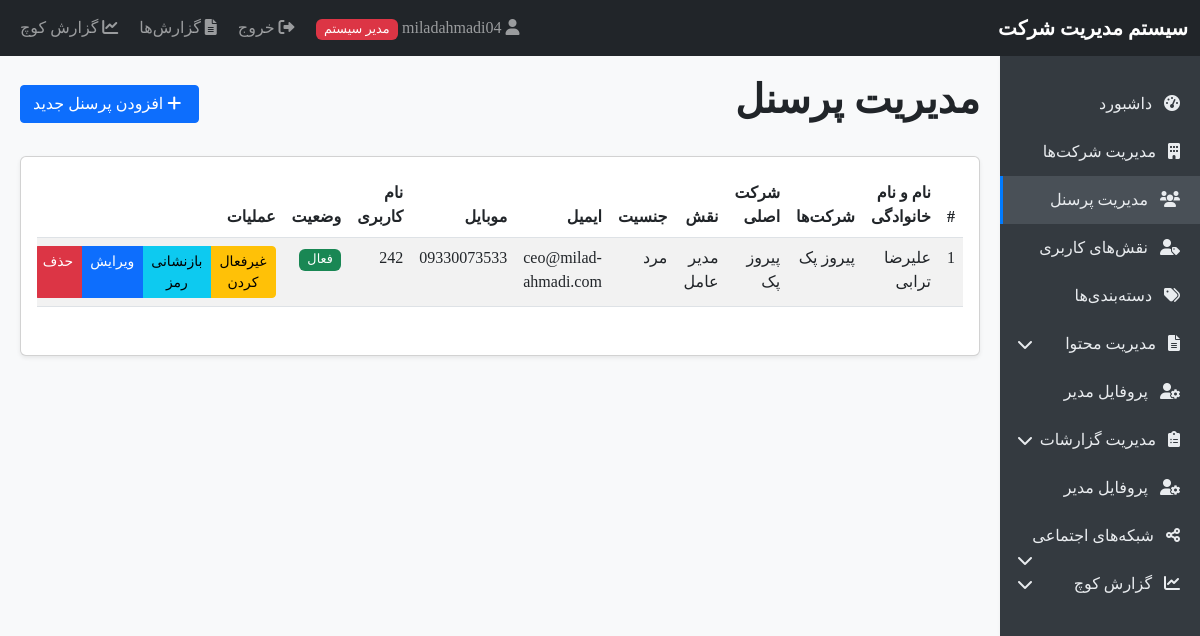
Page /personnel.php (signed in) on the committed database.
### tables this page shows
CREATE TABLE `personnel` (
  `id` int(11) NOT NULL,
  `user_id` int(11) NOT NULL,
  `company_id` int(11) NOT NULL,
  `role_id` int(11) NOT NULL,
  `first_name` varchar(50) NOT NULL,
  `last_name` varchar(50) NOT NULL,
  `gender` enum('male','female') NOT NULL DEFAULT 'male',
  `email` varchar(100) NOT NULL,
  `mobile` varchar(20) NOT NULL,
  `username` varchar(50) NOT NULL,
  `password` varchar(255) NOT NULL,
  `position` varchar(100) DEFAULT NULL,
  `is_active` tinyint(1) DEFAULT 1,
  `created_at` timestamp NOT NULL DEFAULT current_timestamp()
);

CREATE TABLE `roles` (
  `id` int(11) NOT NULL,
  `name` varchar(100) NOT NULL,
  `description` text DEFAULT NULL,
  `is_ceo` tinyint(1) DEFAULT 0,
  `created_at` timestamp NOT NULL DEFAULT current_timestamp()
);

### personnel.php (the view, shortened to what this page needs)
<?php
require_once 'database.php';
$query = "SELECT p.*, r.name as role_name, u.user_type, GROUP_CONCAT(c.name SEPARATOR ', ') as company_names,
         (SELECT c2.name FROM personnel_companies pc2
          JOIN companies c2 ON pc2.company_id = c2.id
          WHERE pc2.personnel_id = p.id AND pc2.is_primary = 1
          LIMIT 1) as primary_company_name
         FROM personnel p
         JOIN roles r ON p.role_id = r.id
         JOIN users u ON p.user_id = u.id
         LEFT JOIN personnel_companies pc ON p.id = pc.personnel_id
         LEFT JOIN companies c ON pc.company_id = c.id";
$query .= " GROUP BY p.id ORDER BY p.first_name, p.last_name";
$stmt = $pdo->query($query);
$personnelList = $stmt->fetchAll();
include 'header.php';
?>
<div class="d-flex justify-content-between align-items-center mb-4">
    <h1>مدیریت پرسنل</h1>
    <button type="button" class="btn btn-primary" data-bs-toggle="modal" data-bs-target="#addPersonnelModal">
        <i class="fas fa-plus"></i> افزودن پرسنل جدید
    </button>
</div>
<div class="card">
    <div class="card-body">
        <?php if (count($personnelList) > 0): ?>
            <div class="table-responsive">
                <table class="table table-striped">
                    <thead>
                        <tr>
                            <th>#</th>
                            <th>نام و نام خانوادگی</th>
                            <th>شرکت‌ها</th>
                            <th>شرکت اصلی</th>
                            <th>نقش</th>
                            <th>جنسیت</th>
                            <th>ایمیل</th>
                            <th>موبایل</th>
                            <th>نام کاربری</th>
                            <th>وضعیت</th>
                            <th>عملیات</th>
                        </tr>
                    </thead>
                    <tbody>
                        <?php foreach ($personnelList as $index => $person): ?>
                            <tr>
                                <td><?php echo $index + 1; ?></td>
                                <td><?php echo $person['first_name'] . ' ' . $person['last_name']; ?></td>
                                <td><?php echo $person['company_names']; ?></td>
                                <td><?php echo $person['primary_company_name']; ?></td>
                                <td>
                                    <?php echo $person['role_name']; ?>
                                </td>
                                <td><?php echo $person['gender'] == 'male' ? 'مرد' : 'زن'; ?></td>
                                <td><?php echo $person['email']; ?></td>
                                <td><?php echo $person['mobile']; ?></td>
                                <td><?php echo $person['username']; ?></td>
                                <td>
                                    <?php if ($person['is_active']): ?>
                                        <span class="badge bg-success">فعال</span>
                                    <?php else: ?>
                                        <span class="badge bg-danger">غیرفعال</span>
                                    <?php endif; ?>
                                </td>
                                <td>
                                    <div class="btn-group btn-group-sm">
                                        <a href="?toggle=<?php echo $person['id']; ?>" class="btn
                                            <?php echo $person['is_active'] ? 'btn-warning' : 'btn-success'; ?>">
                                            <?php echo $person['is_active'] ? 'غیرفعال کردن' : 'فعال کردن'; ?>
                                        </a>
                                        <a href="?reset=<?php echo $person['id']; ?>" class="btn btn-info"
                                           onclick="return confirm('آیا از بازنشانی رمز عبور اطمینان دارید؟')">
                                            بازنشانی رمز
                                        </a>
                                        <a href="?edit=<?php echo $person['id']; ?>" class="btn btn-primary">
                                            ویرایش
                                        </a>
                                        <a href="?delete=<?php echo $person['id']; ?>" class="btn btn-danger"
                                           onclick="return confirm('آیا از حذف این پرسنل اطمینان دارید؟ این عمل غیرقابل بازگشت است.')">
                                            حذف
                                        </a>
                                    </div>
                                </td>
                            </tr>
                        <?php endforeach; ?>
                    </tbody>
                </table>
            </div>
        <?php else: ?>
            <p class="text-center">هیچ پرسنلی یافت نشد.</p>
        <?php endif; ?>
    </div>
</div>
<?php include 'footer.php'; ?>

### header.php (style rules this page uses)
body { font-family: Tahoma, Arial, sans-serif; background-color: #f8f9fa; }
.badge { font-size: 80%; font-weight: normal; }
.card { box-shadow: 0 0.125rem 0.25rem rgba(0, 0, 0, 0.075); margin-bottom: 1.5rem; }
.btn { border-radius: 0.25rem; }
.fas, .fab { margin-right: 5px; }
.table-responsive { margin-bottom: 1rem; }

### rows in the picture
personnel: first_name "علیرضا", last_name "ترابی", company_names "پیروز پک", primary_company_name "پیروز پک", role.name "مدیر عامل", gender "مرد", email "ceo@milad-ahmadi.com", mobile "09330073533", username "242", is_active "فعال"

### other values in the picture
$_SESSION['username'] "miladahmadi04"
